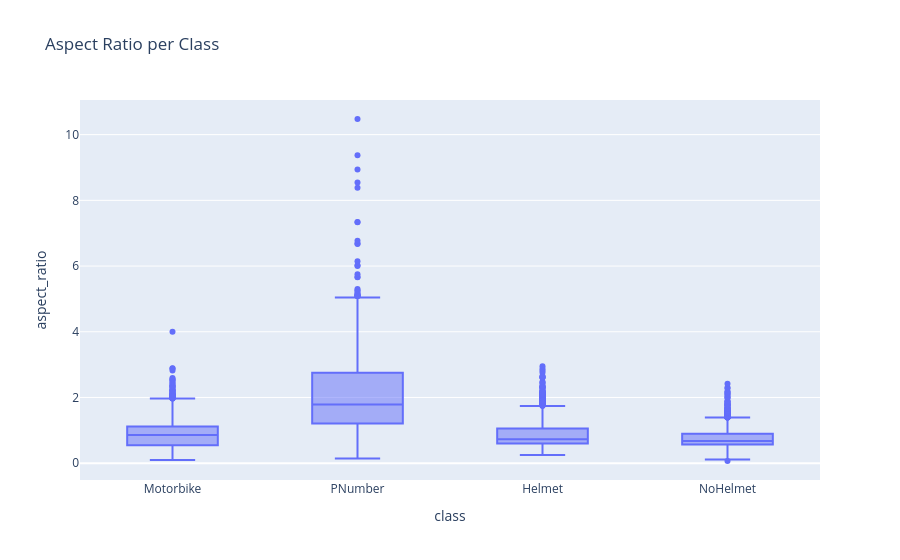

Notebook code for this chart:
### Code cell
fig = px.box(df, x="class", y="aspect_ratio",
             title="Aspect Ratio per Class")
fig.show()

### Figure 1 — Plotly figure (JSON) as saved in the notebook; plotly's stock layout.template omitted (floating-point values rounded to 4 significant figures; data arrays with more than 128 entries replaced by an {"elided": "..."} marker saying what was removed)
{"data": [{"alignmentgroup": "True", "hovertemplate": "class=%{x}<br>aspect_ratio=%{y}<extra></extra>", "legendgroup": "", "marker": {"color": "#636efa"}, "name": "", "notched": false, "offsetgroup": "", "orientation": "v", "showlegend": false, "type": "box", "x": {"elided": "8832 str values"}, "x0": " ", "xaxis": "x", "y": {"elided": "8832 float values"}, "y0": " ", "yaxis": "y"}], "layout": {"boxmode": "group", "legend": {"tracegroupgap": 0}, "title": {"text": "Aspect Ratio per Class"}, "xaxis": {"anchor": "y", "domain": [0, 1], "title": {"text": "class"}}, "yaxis": {"anchor": "x", "domain": [0, 1], "title": {"text": "aspect_ratio"}}}}
